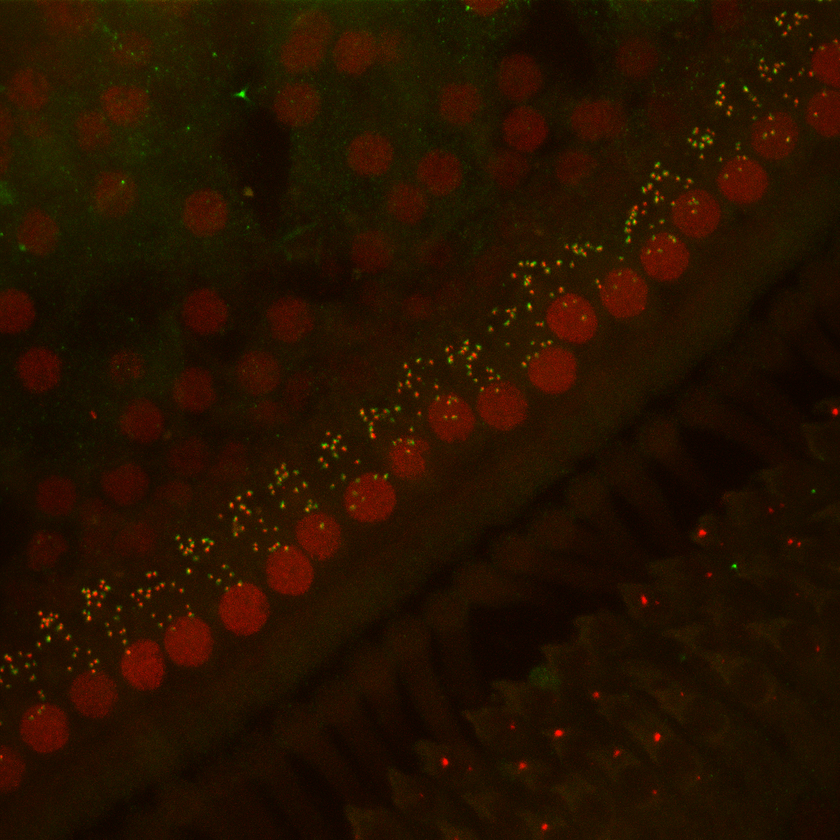
#> input picture Desafío/Imagen.tiff, 840 x 840 px, shrunk from 1024 x 1024 before the run
$ jupyter execute desafio_cami.ipynb
#> lines starting #> are read from the running program, lines starting #| are printed output that depends on the picture; after the words box and inside, x2 and y2 are one past the last pixel; in counts of white or black regions, pixels touching at a corner belong together
[cell 1]
import numpy as np
import matplotlib.pyplot as plt
import cv2
import seaborn as sns

[cell 2]
ruta = "Imagen.tiff"
imagen = cv2.imread(ruta)
#> imagen is the input picture: shape (840, 840, 3); mean B, G, R 0, 17.8, 37.5
imagen = cv2.cvtColor(imagen, cv2.COLOR_BGR2RGB) #Por alguna razón, cv2 lee las imagenes en BGR, así que hay que convertirlas a RGB
plt.imshow(imagen)

[cell 3]
canal_rojo = imagen[:,:,0] #Canal rojo
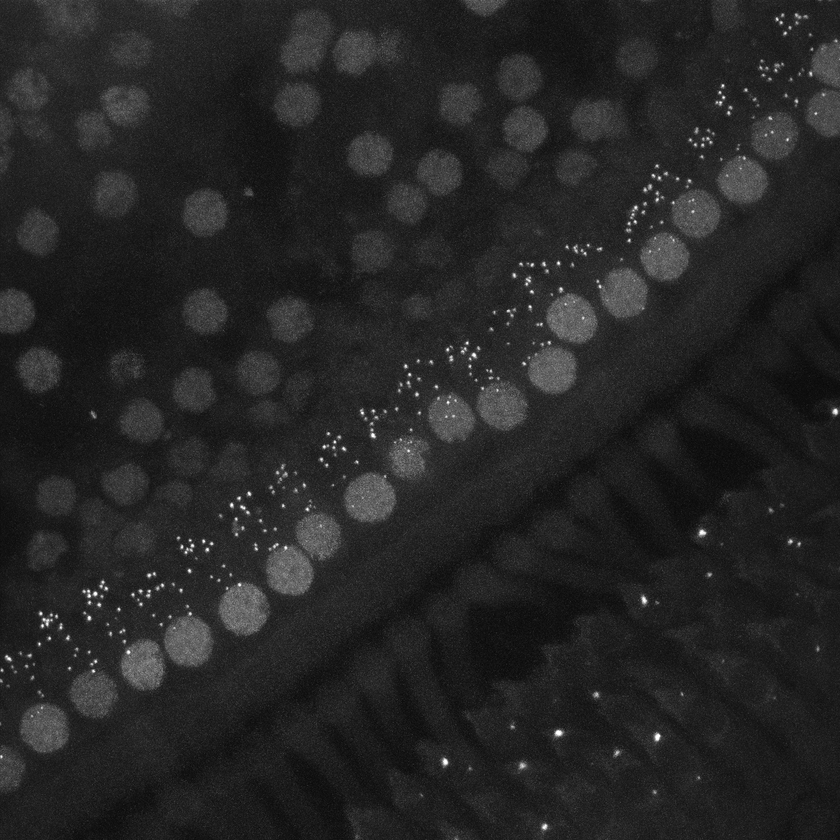
#> canal_rojo: shape (840, 840); min 7, max 255, mean 37.5
canal_verde = imagen[:,:,1] #Canal verde

[cell 4]
imagen_rojo_bin = (canal_rojo > 80)
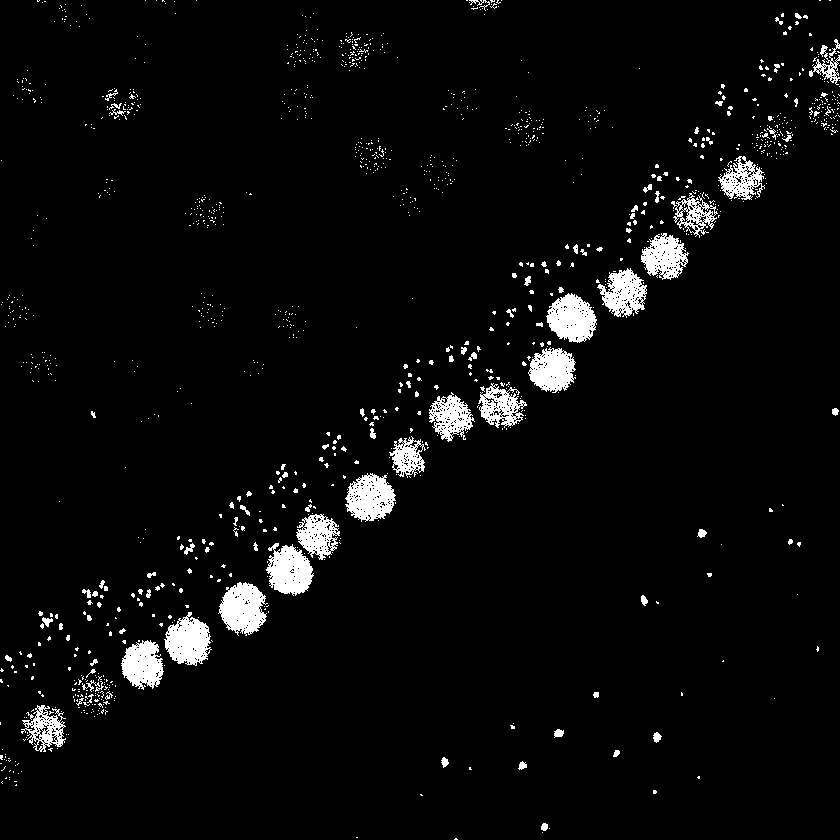
#> imagen_rojo_bin: shape (840, 840) bool; 4% white; 1326 white regions (1227 under 20 px), largest, box (x1, y1, x2, y2) and area: (218, 582, 268, 636) 1776, (546, 293, 597, 343) 1710, (266, 543, 314, 596) 1694
plt.imshow(imagen_rojo_bin)

[cell 5]
imagen_verde_bin = canal_verde > 50
#> imagen_verde_bin: shape (840, 840) bool; 0.82% white in thin lines or dots
plt.imshow(imagen_verde_bin)

[cell 6]
imagen_bin = np.logical_and(imagen_verde_bin, imagen_rojo_bin)
#> imagen_bin: shape (840, 840) bool; 0.37% white in thin lines or dots, all inside (x1, y1, x2, y2) = (1, 0, 838, 719)
plt.imshow(imagen_bin, cmap ="gray")

[cell 7]
ruta = "Imagen3.tiff"
imagen = cv2.imread(ruta)
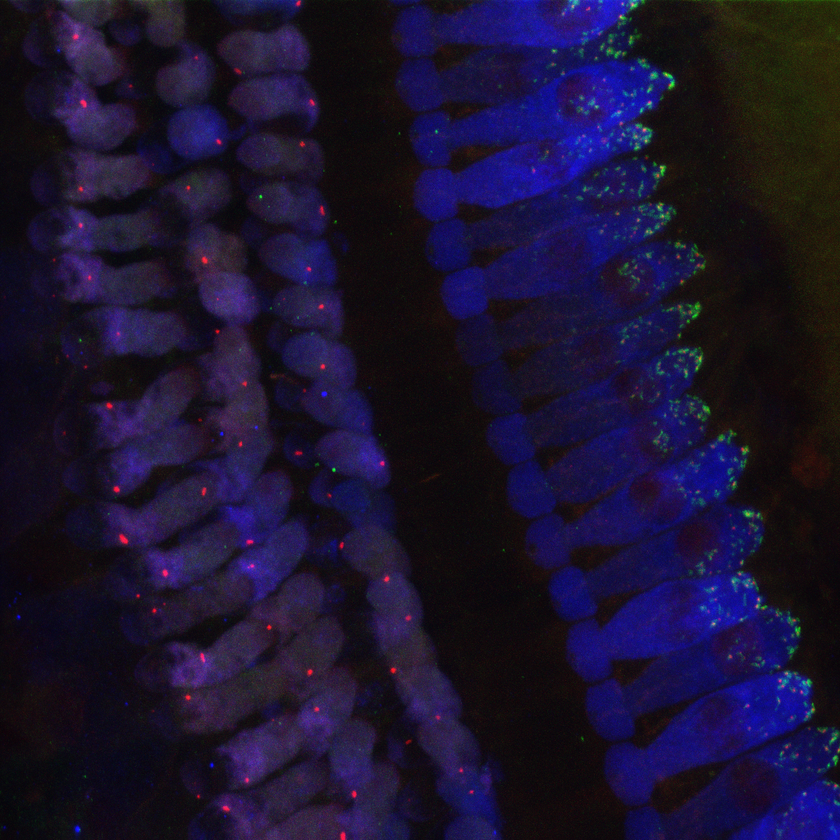
#> input picture Desafío/Imagen3.tiff, 840 x 840 px, shrunk from 1024 x 1024 before the run
#> imagen is the input picture: shape (840, 840, 3); mean B, G, R 49, 19.2, 26.7
imagen = cv2.cvtColor(imagen, cv2.COLOR_BGR2RGB) #Por alguna razón, cv2 lee las imagenes en BGR, así que hay que convertirlas a RGB
plt.imshow(imagen)

[cell 8]
canal_rojo = imagen[:,:,0] #Canal rojo
canal_verde = imagen[:,:,1] #Canal verde
canal_azul = imagen [:,:,2] #Canal azul
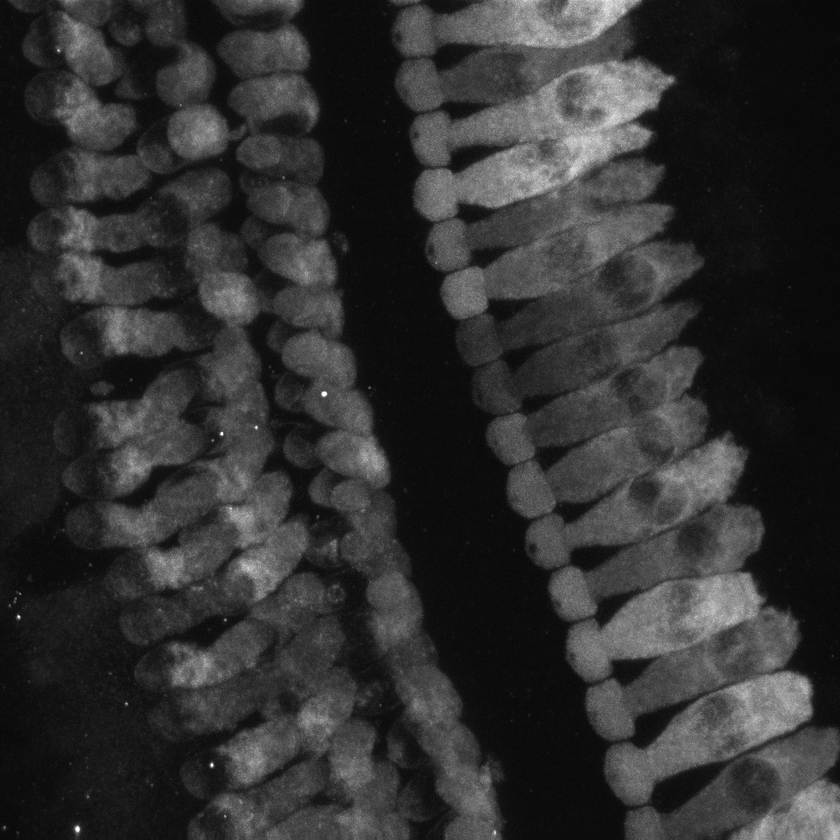
#> canal_azul: shape (840, 840); min 7, max 255, mean 49

[cell 9]
imagen_rojo_bin = (canal_rojo > 60)
#> imagen_rojo_bin: shape (840, 840) bool; 2.4% white; 2340 white regions (2254 under 20 px), largest, box (x1, y1, x2, y2) and area: (194, 245, 249, 315) 1329, (63, 17, 111, 69) 1114, (173, 648, 222, 690) 943
plt.imshow(imagen_rojo_bin)

[cell 10]
imagen_verde_bin = (canal_verde > 80)
#> imagen_verde_bin: shape (840, 840) bool; 0.51% white in thin lines or dots
plt.imshow(imagen_verde_bin)

[cell 11]
imagen_azul_bin = (canal_azul > 60)
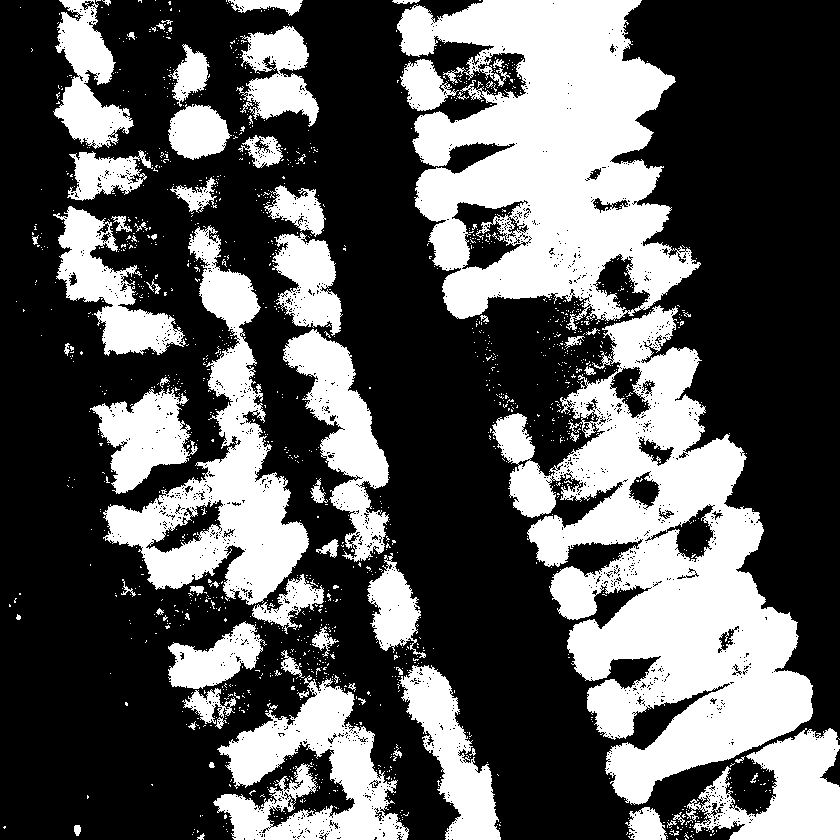
#> imagen_azul_bin: shape (840, 840) bool; 35.5% white; 1524 white regions (1449 under 20 px), largest, box (x1, y1, x2, y2) and area: (492, 305, 813, 805) 69896, (397, 0, 701, 331) 59011, (103, 225, 309, 605) 23422
plt.imshow(imagen_azul_bin)

[cell 12]
imagen_bin_rojo = np.logical_and(imagen_rojo_bin, imagen_azul_bin)
#> imagen_bin_rojo: shape (840, 840) bool; 2.2% white; 2017 white regions (1945 under 20 px), largest, box (x1, y1, x2, y2) and area: (195, 245, 249, 315) 1254, (63, 17, 111, 69) 1111, (173, 648, 222, 689) 941
imagen_bin_verde = np.logical_and(imagen_verde_bin, imagen_azul_bin)
#> imagen_bin_verde: shape (840, 840) bool; 0.38% white in thin lines or dots
imagen_bin = np.logical_and(imagen_verde_bin, imagen_rojo_bin, imagen_azul_bin)
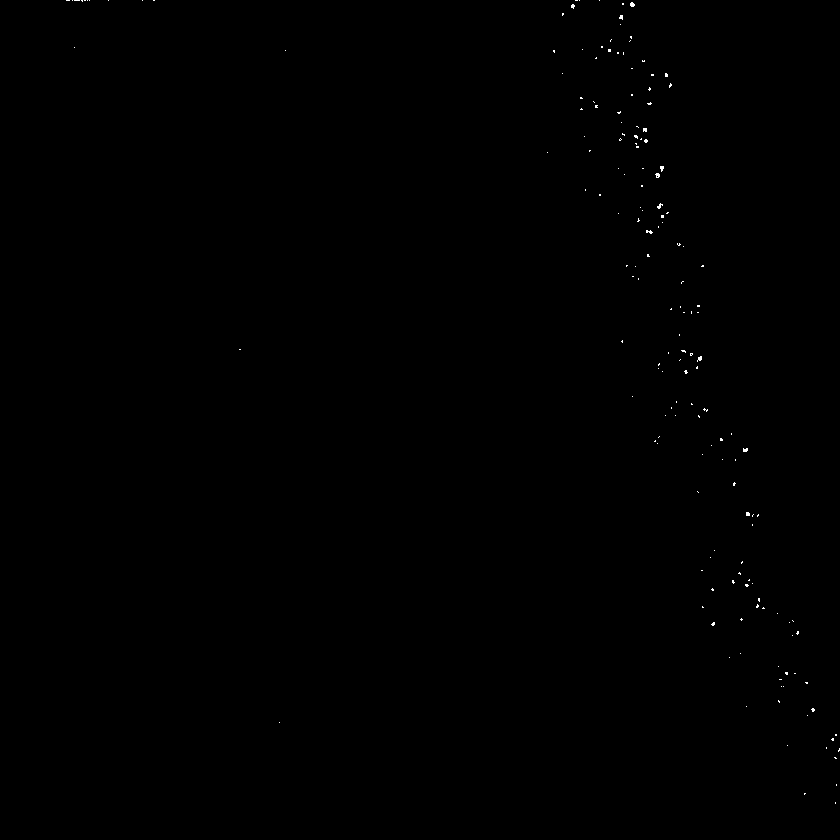
#> imagen_bin: shape (840, 840) bool; 0.11% white in thin lines or dots, all inside (x1, y1, x2, y2) = (66, 0, 840, 804)
plt.imshow(imagen_bin, cmap ="gray")

[cell 13]
def contar_puntos(imagen_bin):
    contornos, _ = cv2.findContours(imagen_bin, cv2.RETR_EXTERNAL, cv2.CHAIN_APPROX_SIMPLE)
    return len(contornos)

[cell 14]
imagen_bin_rojo = (imagen_bin_rojo * 255).astype('uint8')
imagen_bin_verde = (imagen_bin_verde * 255).astype('uint8')
#> imagen_bin_verde: shape (840, 840); 0.38% white in thin lines or dots
imagen_bin_uint8 = (imagen_bin * 255).astype('uint8')

[cell 15]
puntos_rojo = contar_puntos(imagen_bin_rojo)
#> in contar_puntos, `contornos, _ = cv2.findContours(imagen_bin, cv2.RETR_EXTERNAL, cv2.CHA..`: contornos = 2015 contours, 1971 with area under 20; largest, box (x1, y1, x2, y2) and area: (195, 245, 249, 315) 1220, (63, 17, 111, 69) 1053, (173, 648, 222, 689) 956, (229, 736, 272, 785) 822, (57, 86, 108, 130) 644
#> puntos_rojo = 2015
puntos_verde = contar_puntos(imagen_bin_verde)
#> in contar_puntos (call 2), `contornos, _ = cv2.findContours(imagen_bin, cv2.RETR_EXTERNAL, cv2.CHA..`: contornos = 318 contours, 296 with area under 20; largest, box (x1, y1, x2, y2) and area: (640, 127, 652, 144) 67, (626, 0, 639, 10) 60, (569, 0, 580, 10) 46, (742, 510, 754, 518) 44, (606, 47, 621, 58) 42
#> puntos_verde = 318
puntos_combinados = contar_puntos(imagen_bin_uint8)
#> in contar_puntos (call 3), `contornos, _ = cv2.findContours(imagen_bin, cv2.RETR_EXTERNAL, cv2.CHA..`: contornos = 172 contours, all with area under 20
#> puntos_combinados = 172

print(f"Puntos en imagen_rojo: {puntos_rojo}")
#| Puntos en imagen_rojo: 2015
print(f"Puntos en imagen_verde: {puntos_verde}")
#| Puntos en imagen_verde: 318
print(f"Puntos en la imagen combinada: {puntos_combinados}")
#| Puntos en la imagen combinada: 172
